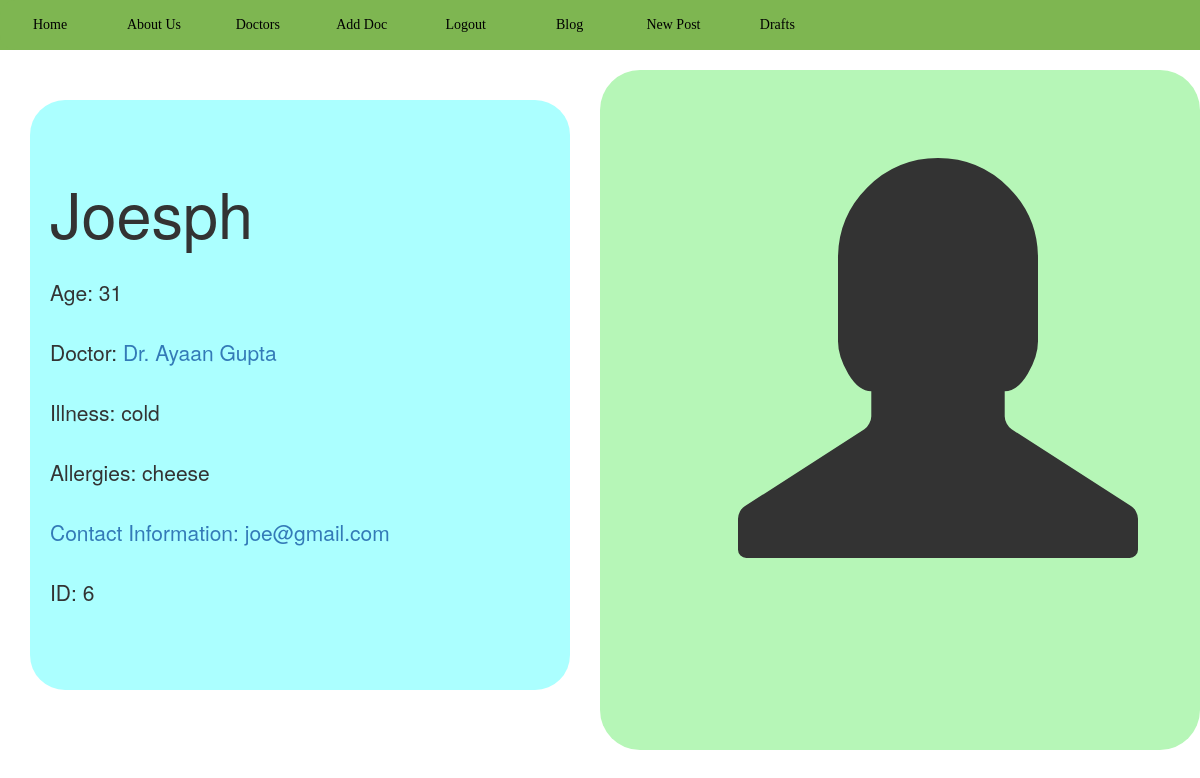
The app's page /patient_detail_view/6/ (signed in) with its own data.
### basic_app/models.py (models this page shows, shortened)
class Patient(models.Model):
    name= models.CharField(max_length=200)
    age = models.CharField(max_length=200)
    gender = models.CharField(max_length=200)
    illness= models.CharField(max_length=200)
    allergies= models.CharField(max_length=200)
    email= models.EmailField(max_length=200)
    doctor= models.ForeignKey('basic_app.Doctor', related_name='patients')

class Doctor(models.Model):
    name = models.CharField(max_length=200)
    age = models.CharField(max_length=200)
    gender = models.CharField(max_length=200)
    degree =models.CharField(max_length=200)
    specialization= models.CharField(max_length=200, default="not applicable")
    address=models.CharField(max_length=300,default="not given")
    description = models.TextField()
    def __str__(self):
        return self.name

### basic_app/views.py (the view)
# urls.py: url(r'^patient_detail_view/(?P<pk>\d+)/$',views.PatientDetailView.as_view(), name='patient_detail_view'),
class PatientDetailView(LoginRequiredMixin, DetailView):
    model= Patient

### basic_app/templates/basic_app/patient_detail.html (shortened to what this page needs)
{% extends 'basic_app/base.html' %}
{% block content %}
<div style = "width: 100%;height:100%; display: flex;">
<div class = "docdesc">
  <div class="jumbotron" style="background-color: rgb(171, 255, 255);border-radius:35px">
    <h1 id = "Doc">{{patient.name}}</h1>
    <p class = "desc">Age: {{patient.age}}</p>
    <p class="desc">Doctor: <a href="{%url 'doctor_detail' pk=patient.doctor.pk%}">{{patient.doctor}}</a></p>
    <p class = "desc">Illness: {{patient.illness}}</p>
    <p class ="desc"> Allergies: {{patient.allergies}} </p>
    <a href="https://www.google.com/intl/en_in/gmail/about/"><p class ="desc" > Contact Information: {{patient.email}} </p></a>
    <p class = "desc">ID: {{patient.id}}</p>
    <br>
  </div>
</div>
<div  class="docdesc" style="background-color:rgb(182,246,183); border-radius:40px" >
  <span class="glyphicon glyphicon-user" style="font-size:400px; right:0%; left:20%; top:10%"></span>
</div>
</div>
{%endblock%}

### basic_app/static/basic_app.css (style rules this page uses)
html, body { margin:0; padding:0; }
.body { background-color: rgb(255, 255, 255); }
#Doc { margin-left:20px; margin-top:30px; }
.desc { margin-top:30px; margin-left:20px; }
.docdesc { display: inline-block; width: 50%; padding:30px; }

### records on screen
Patient: name "Joesph", age "31", doctor "Dr. Ayaan Gupta", illness "cold", allergies "cheese", email "joe@gmail.com", id "6"
